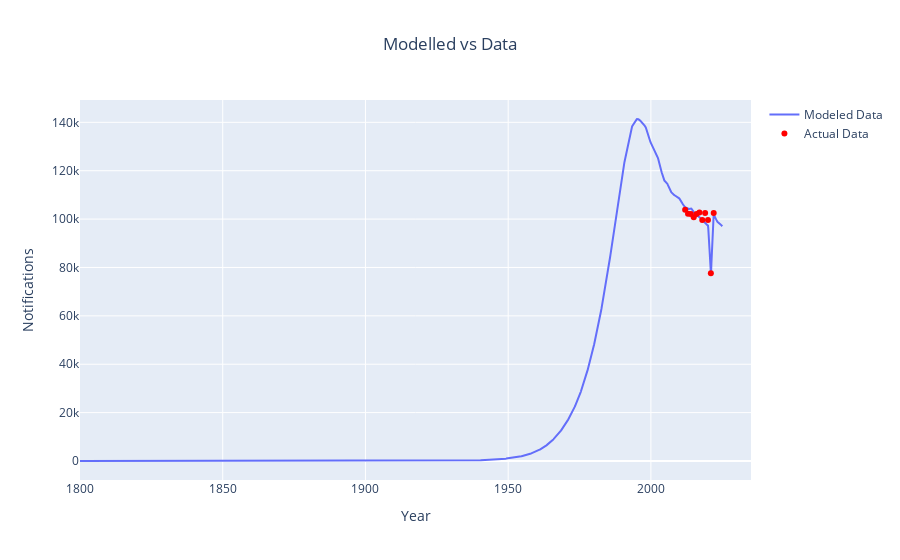

Notebook code cell kept with this figure:
### Code cell
plot_model_vs_actual(
    derived_df_0, target_data['notification'], "notification", "Notifications", "Modelled vs Data"
)

### Figure 1 — Plotly figure (JSON) as saved in the notebook; plotly's stock layout.template omitted (floating-point values rounded to 4 significant figures; data arrays with more than 128 entries replaced by an {"elided": "..."} marker saying what was removed)
{"data": [{"mode": "lines", "name": "Modeled Data", "type": "scatter", "x": {"elided": "2251 float values"}, "y": {"elided": "2251 float values"}}, {"marker": {"color": "red"}, "mode": "markers", "name": "Actual Data", "type": "scatter", "x": [2012, 2013, 2014, 2015, 2016, 2017, 2018, 2019, 2020, 2021, 2022], "y": [103906, 102196, 102087, 100780, 102097, 102725, 99658, 102503, 99582, 77657, 102479]}], "layout": {"title": {"text": "Modelled vs Data", "x": 0.5}, "xaxis": {"title": {"text": "Year"}}, "yaxis": {"title": {"text": "Notifications"}}}}
